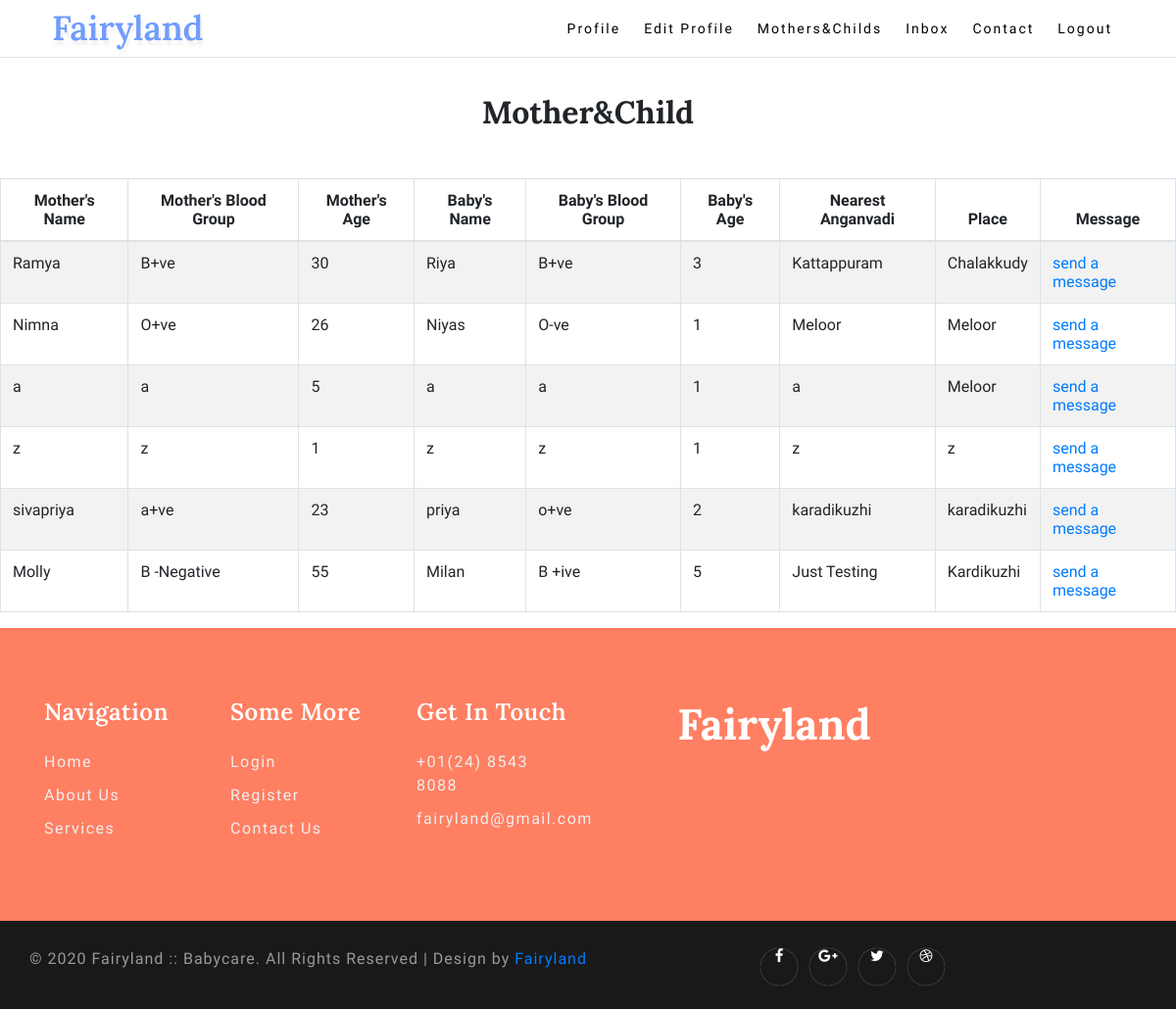
/wmothers/ (signed in), run on the app's committed database.
### publicapp/models.py (models this page shows)
class tbl_reg(models.Model):
    mother_name=models.CharField(max_length=100)
    mother_bloodgroup=models.CharField(max_length=50)
    baby_name=models.CharField(max_length=100)
    baby_bloodgroup=models.CharField(max_length=50)
    mother_age=models.CharField(max_length=50)
    anganvadi=models.CharField(max_length=100)
    baby_age=models.CharField(max_length=50)
    place=models.CharField(max_length=100)
    number=models.CharField(max_length=50,default='0000000000')
    email=models.CharField(max_length=100,default='user@email.com')
    place=models.CharField(max_length=100)
    approve=models.CharField(max_length=50)
    usertype=models.CharField(max_length=50)

### workerapp/views.py (the view)
# urls.py: url(r'^wmothers/$',wmothers,name="wmothers"),
def wmothers(request):
    id=request.session['workerid']
    data=tbl_reg.objects.filter(approve='APPROVED!!!')
    return render(request,"workerapp/wmothers.html",{'data':data})

### workerapp/templates/workerapp/wmothers.html
{% extends "workerapp/wlayout.html" %}
{% block content %}
<br><br><br><br>
<body>
    <div class="wrapper">
        <div id="content">
            <h2 class="main-title-w3layouts mb-2 text-center"><b>Mother&Child</b></h2>
            <br>
            <section class="grids-section bd-content">
                <div class="outer-w3-agile mt-3">
                    <table class="table table-bordered table-striped">
                        <thead>
                            <tr>
                                <th class="text-center">
                                    Mother's Name
                                </th>
                                <th class="text-center">
                                    Mother's Blood Group
                                </th>
                                <th class="text-center">
                                    Mother's Age
                                </th>
                                <th class="text-center">
                                    Baby's Name
                                </th>
                                <th class="text-center">
                                    Baby's Blood Group
                                </th>
                                <th class="text-center">
                                    Baby's Age
                                </th>
                                <th class="text-center">
                                    Nearest Anganvadi
                                </th>
                                <th class="text-center">
                                    Place
                                </th>
                                <th class="text-center">
                                    Message
                                </th>
                            </tr>
                        </thead>
                        <tbody>
                            {% for i in data %}
                            <tr>
                                <td>{{i.mother_name}}</td>
                                <td>{{i.mother_bloodgroup}}</td>
                                <td>{{i.mother_age}}</td>
                                <td>{{i.baby_name}}</td>
                                <td>{{i.baby_bloodgroup}}</td>
                                <td>{{i.baby_age}}</td>
                                <td>{{i.anganvadi}}</td>
                                <td>{{i.place}}</td>
                                <td><a href="{% url 'wmsg' i.id %}">send a message</a></td>
                            </tr>
                            {% endfor %}
                        </tbody>
                    </table>
                </div>
            </section>
        </div>
    </div>
</body>
{% endblock %}

### publicapp/static/publicapp/css/style.css (style rules this page uses)
body { padding: 0; margin: 0; background: #FFF; font-family: 'Dosis', sans-serif; }
body button, .btn, body a { transition: 0.5s all; -webkit-transition: 0.5s all; -moz-transition: 0.5s all; -o-transition: 0.5s all; -ms-transition: 0.5s all; }
html { scroll-behavior: smooth; }
h1, h2, h3, h4, h5, h6 { margin: 0; padding: 0; font-family: 'Lora', serif; }

### data on the page
tbl_reg: mother_name "Ramya", mother_bloodgroup "B+ve", mother_age "30", baby_name "Riya", baby_bloodgroup "B+ve", baby_age "3", anganvadi "Kattappuram", place "Chalakkudy"
tbl_reg: mother_name "Nimna", mother_bloodgroup "O+ve", mother_age "26", baby_name "Niyas", baby_bloodgroup "O-ve", baby_age "1", anganvadi "Meloor", place "Meloor"
tbl_reg: mother_name "a", mother_bloodgroup "a", mother_age "5", baby_name "a", baby_bloodgroup "a", baby_age "1", anganvadi "a", place "Meloor"
tbl_reg: mother_name "z", mother_bloodgroup "z", mother_age "1", baby_name "z", baby_bloodgroup "z", baby_age "1", anganvadi "z", place "z"
tbl_reg: mother_name "sivapriya", mother_bloodgroup "a+ve", mother_age "23", baby_name "priya", baby_bloodgroup "o+ve", baby_age "2", anganvadi "karadikuzhi", place "karadikuzhi"
tbl_reg: mother_name "Molly", mother_bloodgroup "B -Negative", mother_age "55", baby_name "Milan", baby_bloodgroup "B +ive", baby_age "5", anganvadi "Just Testing", place "Kardikuzhi"
